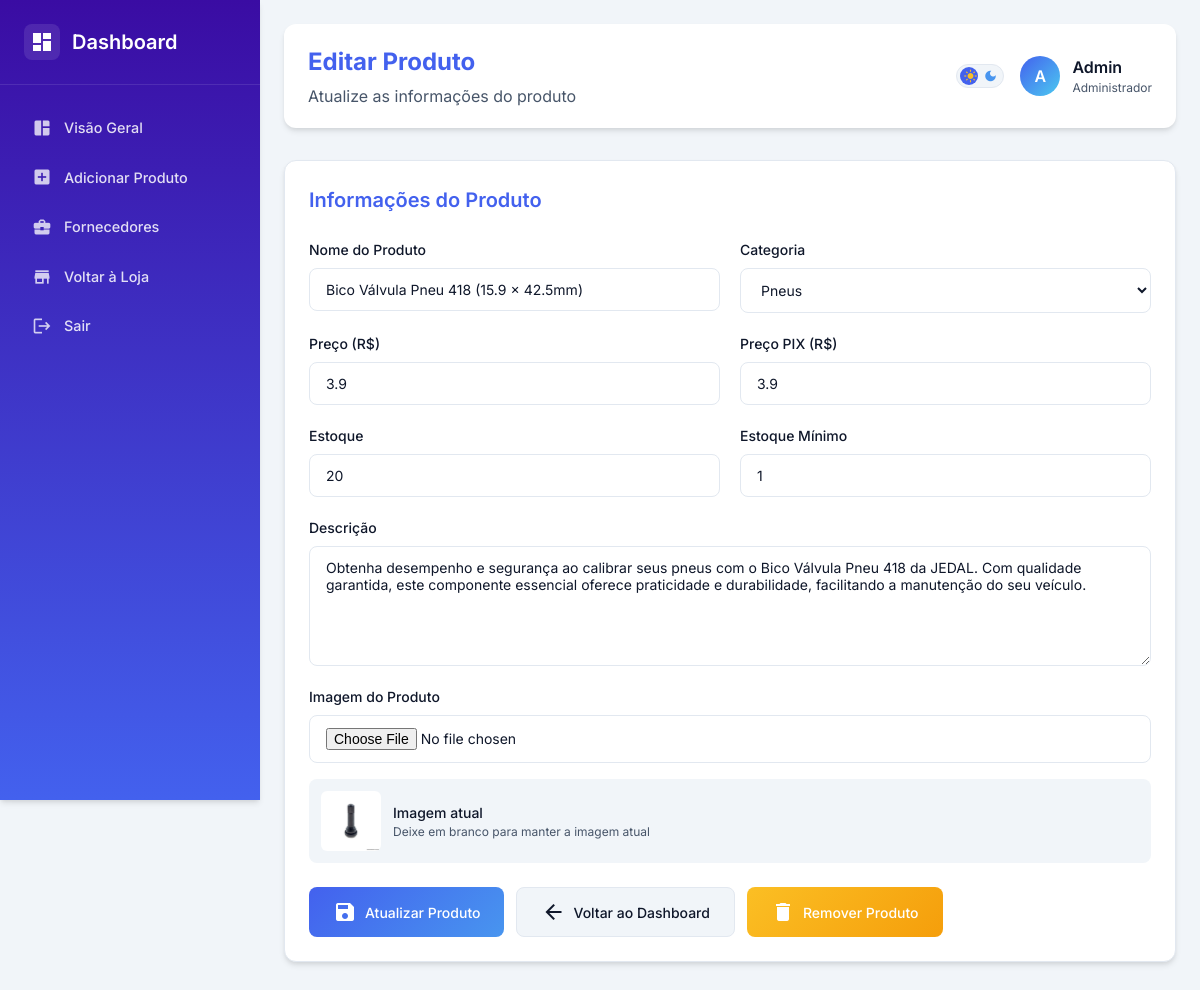
Screenshot of /editar-produto/15 (signed in) with the database file from the repository.
### tables this page shows
CREATE TABLE produtos (
            id INTEGER PRIMARY KEY AUTOINCREMENT,
            nome TEXT NOT NULL,
            descricao TEXT,
            preco REAL NOT NULL,
            preco_pix REAL,
            categoria_id INTEGER,
            estoque INTEGER DEFAULT 0,
            estoque_minimo INTEGER DEFAULT 1,
            imagem TEXT,
            FOREIGN KEY (categoria_id) REFERENCES categorias(id)
        );

CREATE TABLE categorias (
            id INTEGER PRIMARY KEY AUTOINCREMENT,
            nome TEXT NOT NULL UNIQUE
        );

### app.py (the view, shortened to what this page needs)
@app.route("/editar-produto/<int:produto_id>", methods=["GET", "POST"])
def editar_produto(produto_id):
    if "usuario_id" not in session or session.get("perfil") != "Admin":
        flash("Acesso restrito ao administrador.", "error")
        return redirect(url_for("index"))
    db = get_db()
    produto = db.execute("SELECT * FROM produtos WHERE id = ?", (produto_id,)).fetchone()
    categorias = db.execute("SELECT * FROM categorias ORDER BY nome").fetchall()
    if not produto:
        flash("Produto não encontrado.", "error")
        db.close()
        return redirect(url_for("dashboard"))
    db.close()
    return render_template("editar_produto.html", produto=produto, categorias=categorias)

### app.py (called while the page is built)
def get_db():
    conn = sqlite3.connect(DATABASE)
    conn.row_factory = sqlite3.Row
    return conn

### templates/editar_produto.html (shortened to what this page needs)
<!DOCTYPE html>
<html lang="pt-BR">
<head>
</head>
<body>
    <div class="dashboard-layout">
        <aside class="sidebar" id="sidebar">
            <div class="sidebar-header">
                <div class="logo-container">
                    <div class="logo-icon">
                        <span class="material-icons">dashboard</span>
                    </div>
                    <h2>Dashboard</h2>
                </div>
            </div>
            <nav>
                <ul class="nav-menu">
                    <li class="nav-item">
                        <a href="{{ url_for('dashboard') }}" class="nav-link">
                            <span class="material-icons">space_dashboard</span>
                            Visão Geral
                        </a>
                    </li>
                    <li class="nav-item">
                        <a href="{{ url_for('adicionar_produto') }}" class="nav-link">
                            <span class="material-icons">add_box</span>
                            Adicionar Produto
                        </a>
                    </li>
                    <li class="nav-item">
                        <a href="{{ url_for('adicionar_fornecedor') }}" class="nav-link">
                            <span class="material-icons">business_center</span>
                            Fornecedores
                        </a>
                    </li>
                    <li class="nav-item">
                        <a href="{{ url_for('index') }}" class="nav-link">
                            <span class="material-icons">store</span>
                            Voltar à Loja
                        </a>
                    </li>
                    <li class="nav-item">
                        <a href="{{ url_for('logout') }}" class="nav-link">
                            <span class="material-icons">logout</span>
                            Sair
                        </a>
                    </li>
                </ul>
            </nav>
        </aside>
        <main class="main-content">
            <header class="header fade-in-up">
                <div>
                    <h1>Editar Produto</h1>
                    <p style="color: var(--text-secondary); margin-top: 4px;">Atualize as informações do produto</p>
                </div>
                <div class="header-actions">
                    <div class="theme-toggle" id="themeToggle" title="Alternar tema">
                        <span class="material-icons theme-icon sun-icon">light_mode</span>
                        <span class="material-icons theme-icon moon-icon">dark_mode</span>
                    </div>
                    <div class="user-info">
                        <div class="user-avatar">
                            {{ session.usuario_nome[0] if session.usuario_nome else 'A' }}
                        </div>
                        <div>
                            <div style="font-weight: 600;">{{ session.usuario_nome }}</div>
                            <div style="font-size: 0.75rem; color: var(--text-secondary);">Administrador</div>
                        </div>
                    </div>
                </div>
            </header>
            <div class="form-container fade-in-up">
                <h2 class="form-title">Informações do Produto</h2>
                <form method="POST" enctype="multipart/form-data">
                    <div class="form-grid">
                        <div class="form-group">
                            <label for="nome" class="form-label">Nome do Produto</label>
                            <input type="text" id="nome" name="nome" class="form-input" value="{{ produto.nome }}" required>
                        </div>
                        <div class="form-group">
                            <label for="categoria" class="form-label">Categoria</label>
                            <select id="categoria" name="categoria" class="form-select" required>
                                {% for categoria in categorias %}
                                <option value="{{ categoria.id }}" {% if categoria.id == produto.categoria_id %}selected{% endif %}>
                                    {{ categoria.nome }}
                                </option>
                                {% endfor %}
                            </select>
                        </div>
                        <div class="form-group">
                            <label for="preco" class="form-label">Preço (R$)</label>
                            <input type="number" id="preco" name="preco" step="0.01" min="0" class="form-input" value="{{ produto.preco }}" required>
                        </div>
                        <div class="form-group">
                            <label for="preco_pix" class="form-label">Preço PIX (R$)</label>
                            <input type="number" id="preco_pix" name="preco_pix" step="0.01" min="0" class="form-input" value="{{ produto.preco_pix }}" required>
                        </div>
                        <div class="form-group">
                            <label for="estoque" class="form-label">Estoque</label>
                            <input type="number" id="estoque" name="estoque" min="0" class="form-input" value="{{ produto.estoque }}" required>
                        </div>
                        <div class="form-group">
                            <label for="estoque_minimo" class="form-label">Estoque Mínimo</label>
                            <input type="number" id="estoque_minimo" name="estoque_minimo" min="0" class="form-input" value="{{ produto.estoque_minimo }}" required>
                        </div>
                        <div class="form-group" style="grid-column: 1 / -1;">
                            <label for="descricao" class="form-label">Descrição</label>
                            <textarea id="descricao" name="descricao" class="form-textarea">{{ produto.descricao }}</textarea>
                        </div>
                        <div class="form-group" style="grid-column: 1 / -1;">
                            <label for="imagem" class="form-label">Imagem do Produto</label>
                            <input type="file" id="imagem" name="imagem" accept="image/*" class="form-input">
                            {% if produto.imagem %}
                            <div class="current-image">
                                {% if produto.imagem.startswith('http') %}
                                    <img src="{{ produto.imagem }}" alt="Imagem atual do produto">
                                {% else %}
                                    <img src="{{ url_for('static', filename=produto.imagem) }}" alt="Imagem atual do produto">
                                {% endif %}
                                <div class="image-info">
                                    <div class="image-name">Imagem atual</div>
                                    <div class="image-text">Deixe em branco para manter a imagem atual</div>
                                </div>
                            </div>
                            {% endif %}
                        </div>
                    </div>
                    <div class="form-actions">
                        <button type="submit" class="btn btn-primary">
                            <span class="material-icons">save</span>
                            Atualizar Produto
                        </button>
                        <a href="{{ url_for('dashboard') }}" class="btn btn-secondary">
                            <span class="material-icons">arrow_back</span>
                            Voltar ao Dashboard
                        </a>
                        <a href="{{ url_for('remover_produto', produto_id=produto.id) }}" class="btn btn-warning" onclick="return confirm('Tem certeza que deseja remover este produto?')">
                            <span class="material-icons">delete</span>
                            Remover Produto
                        </a>
                    </div>
                </form>
            </div>
        </main>
    </div>
</body>
</html>

### rows the page displays
produtos: nome "Bico Válvula Pneu 418 (15.9 x 42.5mm)", categoria "Pneus", preco "3.9", preco_pix "3.9", estoque "20", estoque_minimo "1", descricao "Obtenha desempenho e segurança ao calibrar seus pneus com o Bico Válvula Pneu 418 da JEDAL. Com qualidade garantida, este componente essencial oferece praticidade e durabilidade, facilitando a manutenção do seu veículo.", imagem (picture)

### other values shown
{{ session.usuario_nome[0] if session.usuario_nome else 'A' }} "A"
{{ session.usuario_nome }} "Admin"
